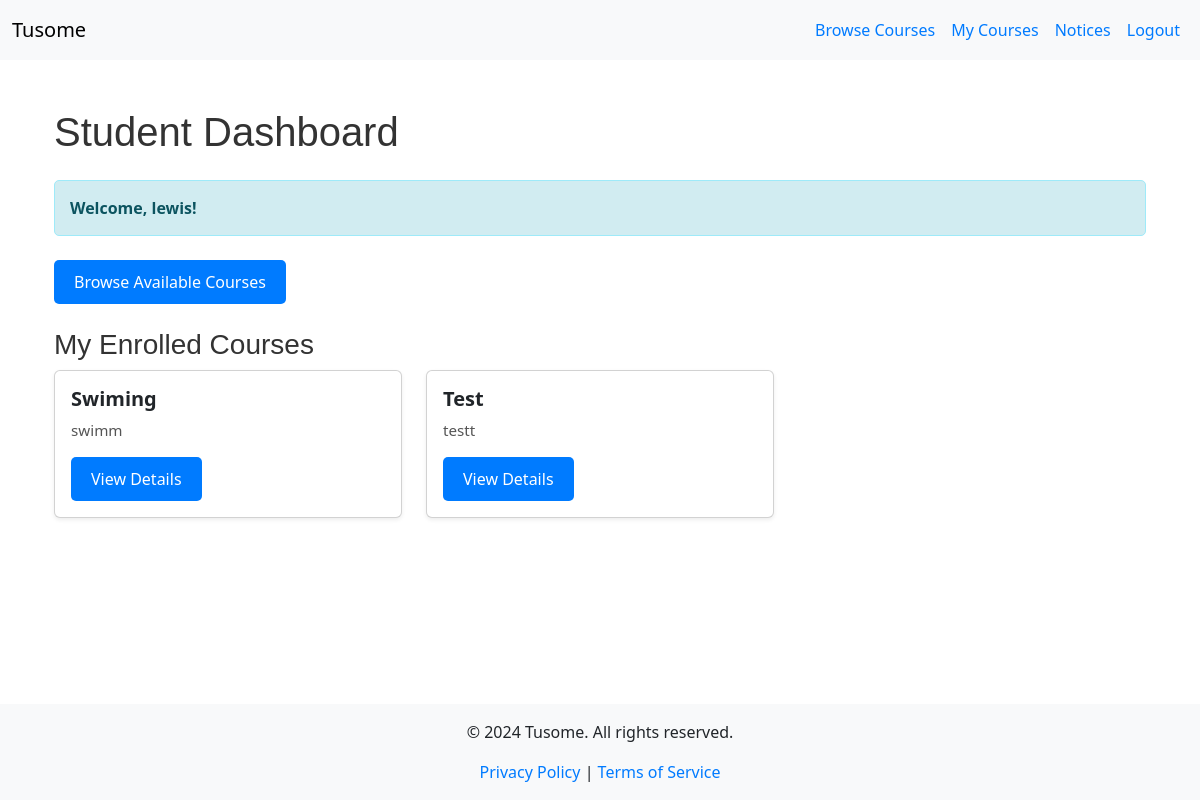
/student_dashboard (signed in), run on an earlier commit of the app's database.
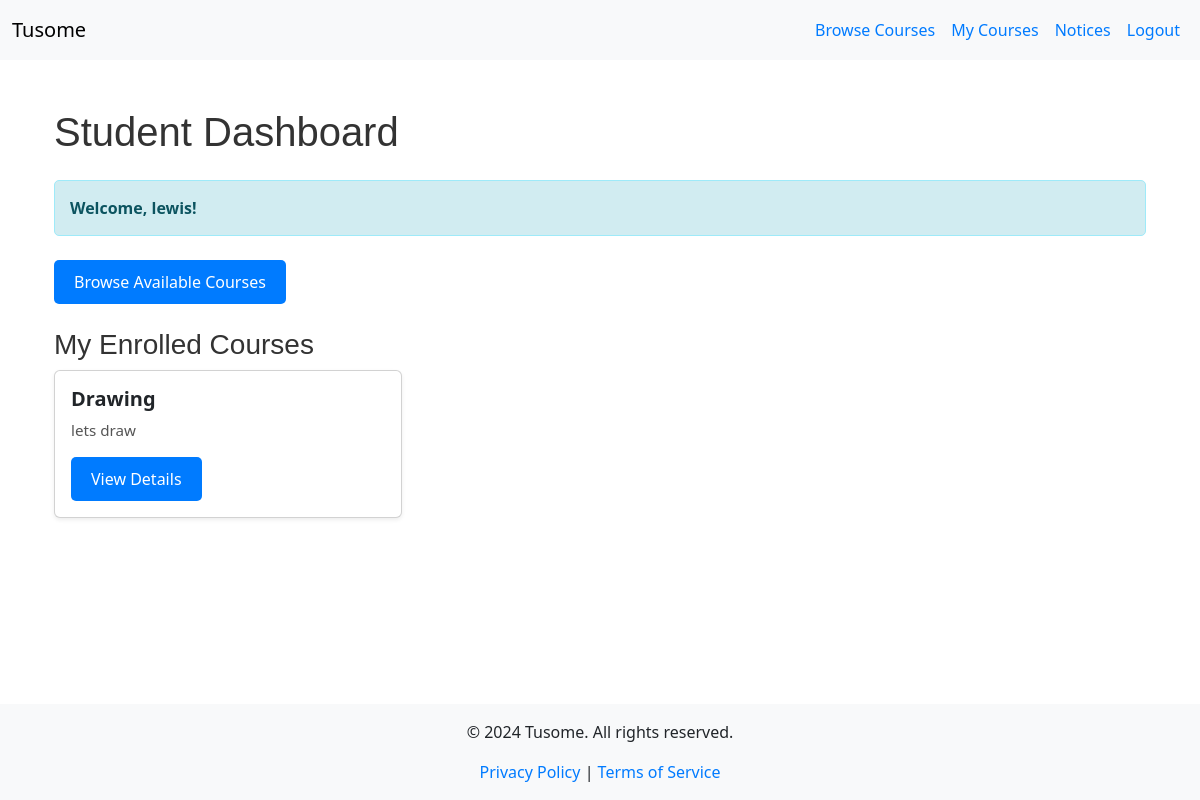
And on a later commit of the database.
### models.py (models this page shows)
class Course(db.Model):
    id = db.Column(db.Integer, primary_key=True)
    title = db.Column(db.String(200), nullable=False)
    description = db.Column(db.Text, nullable=False)
    is_featured = db.Column(db.Boolean, default=False)
    instructor_id = db.Column(db.Integer, db.ForeignKey('instructor.id'), nullable=False)
    instructor = db.relationship('Instructor', back_populates='courses')
    lessons = db.relationship('Lesson', back_populates='course', lazy=True)
    quizzes = db.relationship('Quiz', back_populates='course', lazy=True)
    materials = db.relationship('CourseMaterial', back_populates='course', lazy=True)
    enrollments = db.relationship('Enrollment', back_populates='course', lazy=True)
    submissions = db.relationship('Submission', back_populates='course', lazy=True)

### app.py (the view)
@app.route('/student_dashboard')
@role_required(RoleEnum.STUDENT)
def student_dashboard():
    enrollments = current_user.student.enrollments
    courses = [enrollment.course for enrollment in enrollments]
    return render_template('student_dashboard.html', courses=courses)

### app.py (called while the page is built)
@app.context_processor
def inject_current_year():
    return {'current_year': datetime.utcnow().year}

@login_manager.user_loader
def load_user(user_id):
    return User.query.get(int(user_id))

@app.context_processor
def inject_roleenum():
    return dict(RoleEnum=RoleEnum)

def role_required(role):
    def decorator(f):
        @wraps(f)
        @login_required  # Ensure the user is logged in
        def decorated_function(*args, **kwargs):
            if current_user.role != role:
                flash('Access denied.', 'danger')
                return redirect(url_for('index'))
            return f(*args, **kwargs)
        return decorated_function
    return decorator

### templates/student_dashboard.html
{% extends "base.html" %}
{% block content %}
<div class="container">
    <h1 class="my-4">Student Dashboard</h1>
    <div class="alert alert-info">
        <strong>Welcome, {{ current_user.username }}!</strong>
    </div>
    <div class="mt-4">
      <a href="{{ url_for('browse_courses') }}" class="btn btn-primary">Browse Available Courses</a>
    </div>
    <div class="mt-4">
      <h3>My Enrolled Courses</h3>
      {% if courses %}
        <div class="row">
          {% for course in courses %}
            <div class="col-md-4 mb-4">
              <div class="card h-100 shadow-sm">
                <div class="card-body d-flex flex-column">
                  <h5 class="card-title">{{ course.title }}</h5>
                  <p class="card-text">{{ course.description[:150] }}{% if course.description|length > 150 %}...{% endif %}</p>
                  <div class="mt-auto">
                    <a href="{{ url_for('course_details', course_id=course.id) }}" class="btn btn-primary">View Details</a>
                  </div>
                </div>
              </div>
            </div>
          {% endfor %}
        </div>
      {% else %}
        <p>You are not enrolled in any courses yet.</p>
      {% endif %}
    </div>
</div>
{% endblock %}

What changed in the data, as far as the page shows it:
no longer on this page (row edited): Course: title "Test", description "testt"
changed Course: title "Swiming" → "Drawing"; description "swimm" → "lets draw"
